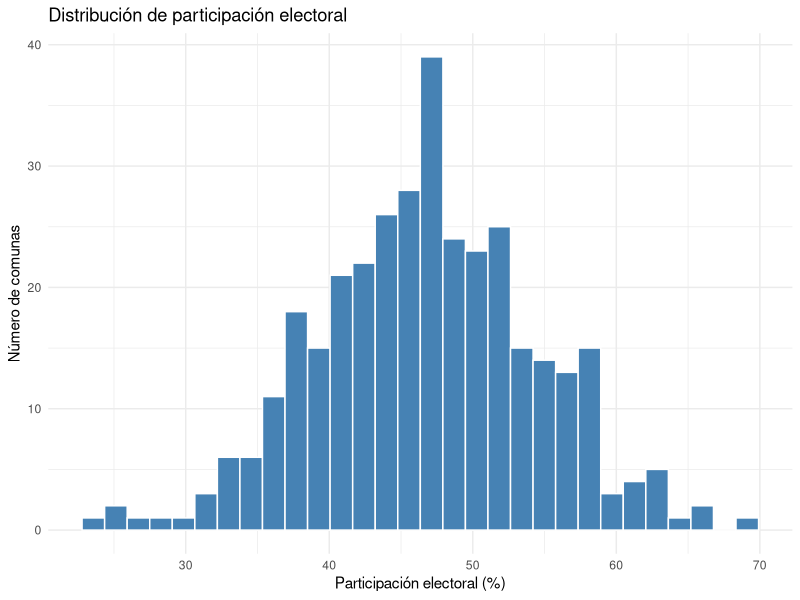
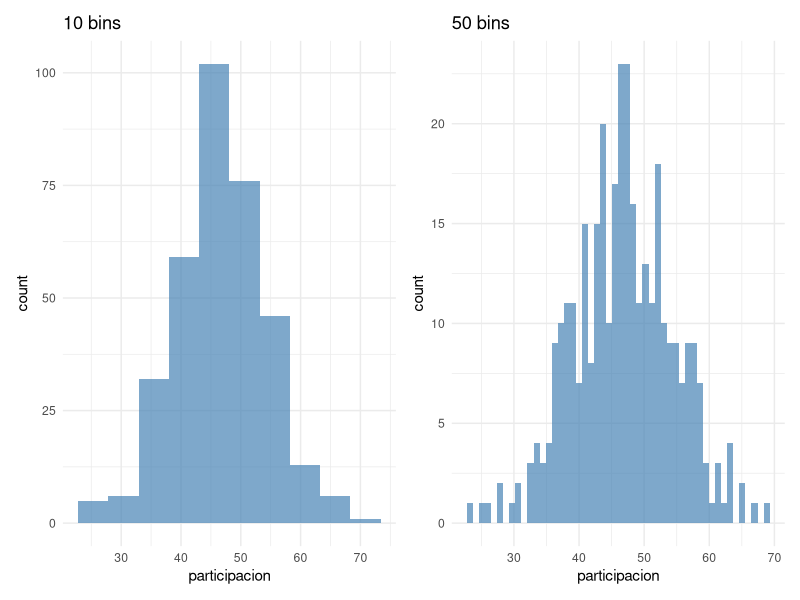
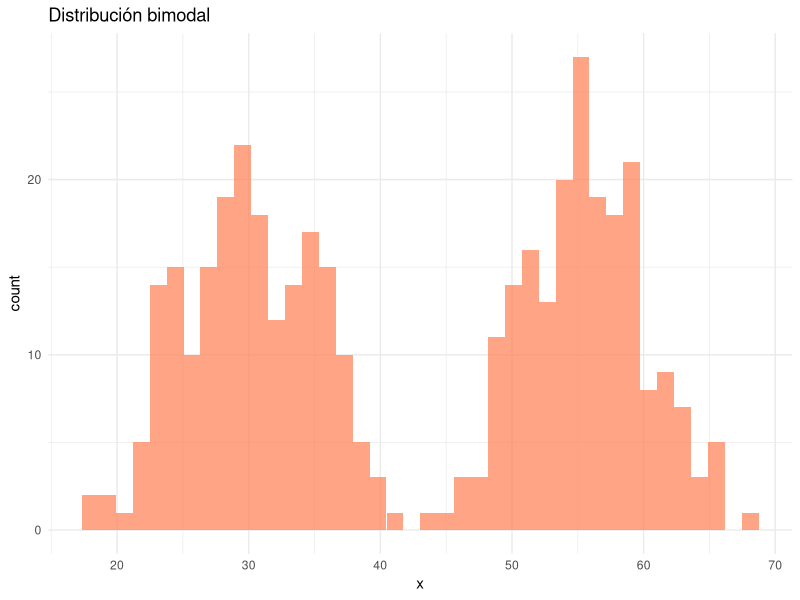
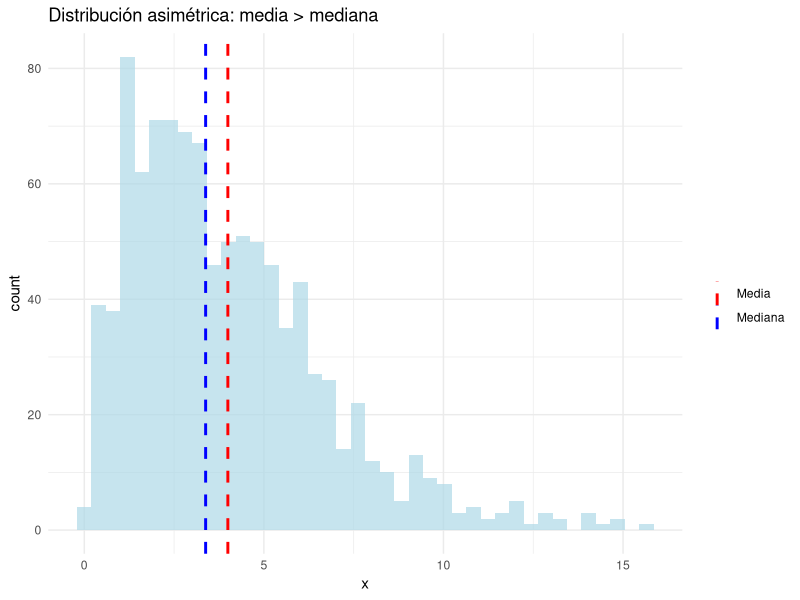
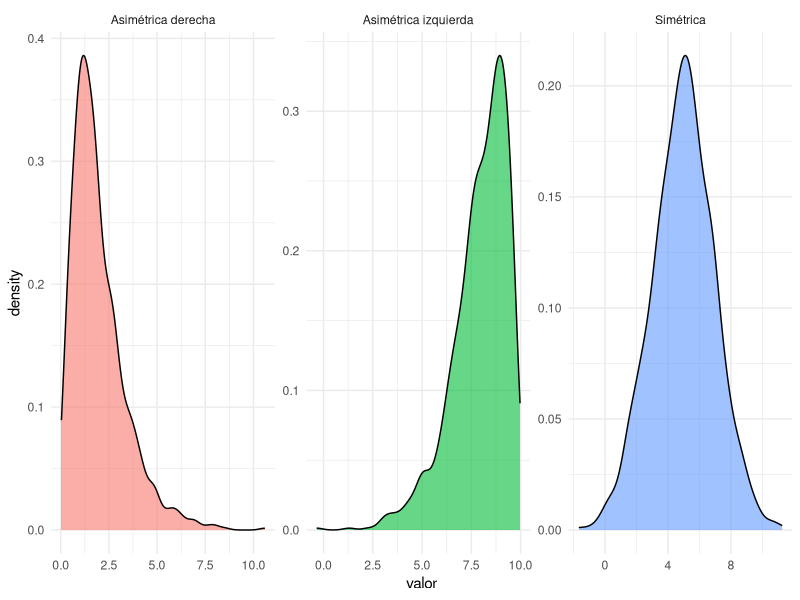
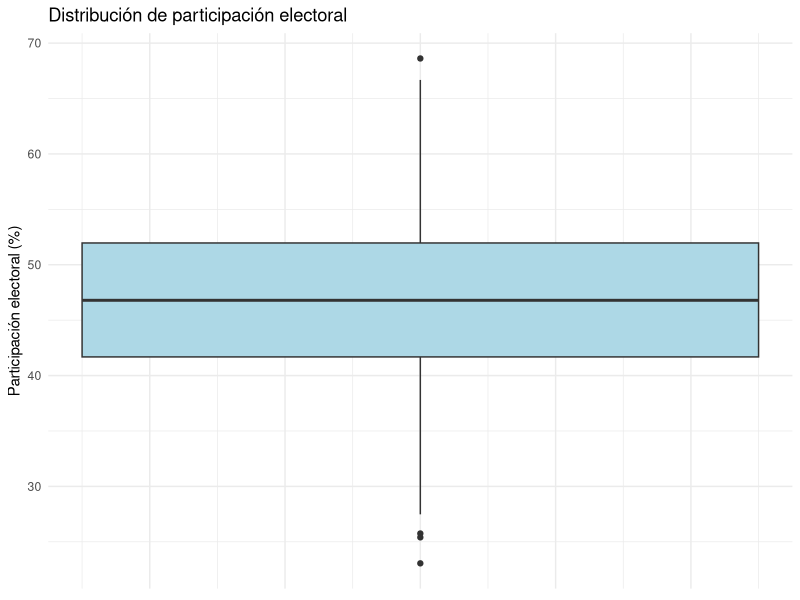
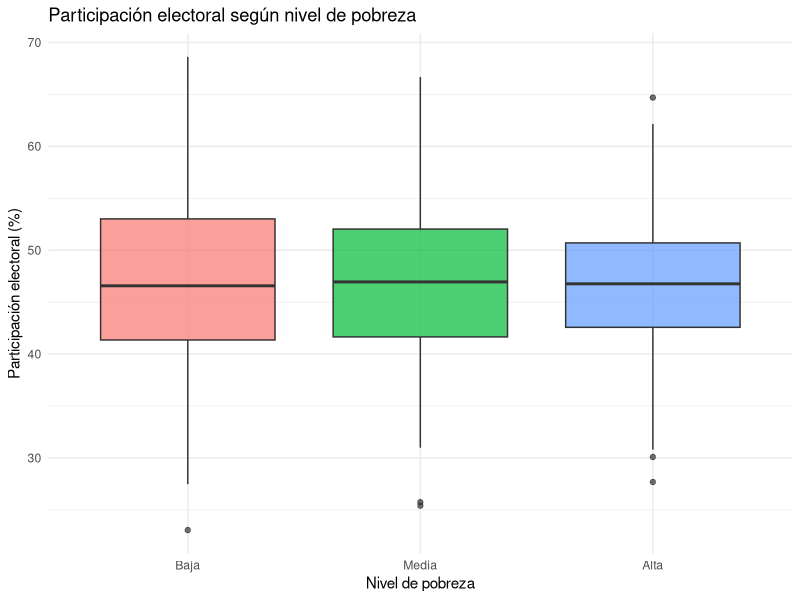
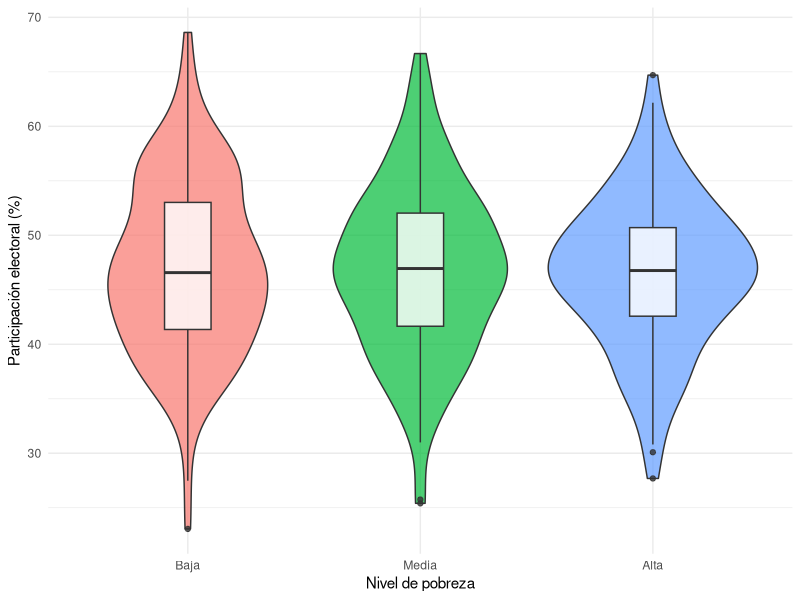

Source code (R) for these figures, in order:
## ---- chunk 1
library(tidyverse)
library(knitr)
library(kableExtra)

# Configuración de gráficos
theme_set(theme_minimal(base_size = 11))

# Datos de ejemplo: simulamos resultados electorales en comunas chilenas
set.seed(42)
comunas <- data.frame(
  comuna = paste("Comuna", 1:346),
  participacion = rnorm(346, mean = 47, sd = 8),
  pobreza = rbeta(346, 2, 5) * 40,
  educ_superior = rnorm(346, mean = 25, sd = 10)
)

# Limpiar valores negativos por simulación
comunas$participacion[comunas$participacion < 0] <- abs(comunas$participacion[comunas$participacion < 0])
comunas$educ_superior[comunas$educ_superior < 0] <- abs(comunas$educ_superior[comunas$educ_superior < 0])
## ---- chunk 2
# Simulamos orientación política en encuesta
set.seed(123)
encuesta <- data.frame(
  orientacion = sample(c("Izquierda", "Centro", "Derecha", "Ninguna"), 
                       800, replace = TRUE, 
                       prob = c(0.30, 0.25, 0.28, 0.17))
)

# Frecuencias absolutas
table(encuesta$orientacion)

# Frecuencias relativas (proporciones)
prop.table(table(encuesta$orientacion))

# Porcentajes
prop.table(table(encuesta$orientacion)) * 100
## ---- chunk 3
encuesta %>%
  count(orientacion) %>%
  mutate(porcentaje = n / sum(n) * 100)
## ---- chunk 4
ggplot(comunas, aes(x = participacion)) +
  geom_histogram(bins = 30, fill = "steelblue", color = "white") +
  labs(x = "Participación electoral (%)", 
       y = "Número de comunas",
       title = "Distribución de participación electoral") +
  theme_minimal()
## ---- chunk 5
p1 <- ggplot(comunas, aes(x = participacion)) +
  geom_histogram(bins = 10, fill = "steelblue", alpha = 0.7) +
  labs(title = "10 bins") + theme_minimal()

p2 <- ggplot(comunas, aes(x = participacion)) +
  geom_histogram(bins = 50, fill = "steelblue", alpha = 0.7) +
  labs(title = "50 bins") + theme_minimal()

library(patchwork)
p1 | p2
## ---- chunk 6
mean(comunas$participacion)
median(comunas$participacion)

# Ejemplo de sensibilidad a outliers
ingresos <- c(500, 550, 600, 650, 700, 750, 800, 5000)
mean(ingresos)  # La media se dispara por el valor extremo
## ---- chunk 7
# Moda en variable categórica
tabla <- table(encuesta$orientacion)
names(tabla)[which.max(tabla)]
## ---- chunk 8
# Simulamos distribución bimodal (dos grupos distintos)
set.seed(456)
bimodal <- c(rnorm(200, mean = 30, sd = 5),
             rnorm(200, mean = 55, sd = 5))

ggplot(data.frame(x = bimodal), aes(x = x)) +
  geom_histogram(bins = 40, fill = "coral", alpha = 0.7) +
  labs(title = "Distribución bimodal") +
  theme_minimal()
## ---- chunk 9
# Distribución asimétrica a la derecha
set.seed(789)
asimetrica <- rgamma(1000, shape = 2, rate = 0.5)

media <- mean(asimetrica)
mediana <- median(asimetrica)

ggplot(data.frame(x = asimetrica), aes(x = x)) +
  geom_histogram(bins = 40, fill = "lightblue", alpha = 0.7) +
  geom_vline(aes(xintercept = media, color = "Media"), 
             linewidth = 1, linetype = "dashed") +
  geom_vline(aes(xintercept = mediana, color = "Mediana"), 
             linewidth = 1, linetype = "dashed") +
  scale_color_manual(values = c("Media" = "red", "Mediana" = "blue")) +
  labs(title = "Distribución asimétrica: media > mediana",
       color = "") +
  theme_minimal()
## ---- chunk 10
range(comunas$participacion)
diff(range(comunas$participacion))
## ---- chunk 11
quantile(comunas$participacion, probs = c(0.25, 0.75))
IQR(comunas$participacion)
## ---- chunk 12
var(comunas$participacion)
## ---- chunk 13
sd(comunas$participacion)
## ---- chunk 14
cv <- (sd(comunas$participacion) / mean(comunas$participacion)) * 100
cv
## ---- chunk 15
# Comparar variabilidad de dos variables
cv_participacion <- sd(comunas$participacion) / mean(comunas$participacion)
cv_educacion <- sd(comunas$educ_superior) / mean(comunas$educ_superior)

data.frame(
  Variable = c("Participación", "Educación superior"),
  CV = c(cv_participacion, cv_educacion)
) %>% kable(digits = 3)
## ---- chunk 16
# Resumen de dispersión
data.frame(
  Medida = c("Rango", "IQR", "Varianza", "Desv. Estándar", "CV (%)"),
  Valor = c(
    diff(range(comunas$participacion)),
    IQR(comunas$participacion),
    var(comunas$participacion),
    sd(comunas$participacion),
    cv
  )
) %>% kable(digits = 2)
## ---- chunk 17
# Percentiles importantes
quantile(comunas$participacion, probs = c(0.05, 0.25, 0.50, 0.75, 0.95))
## ---- chunk 18
summary(comunas$participacion)
## ---- chunk 19
# Coeficiente de asimetría (requiere paquete moments o e1071)
library(e1071)
skewness(comunas$participacion)
## ---- chunk 20
set.seed(111)
# Asimétrica derecha
der <- rgamma(1000, shape = 2, rate = 1)
# Simétrica
sim <- rnorm(1000, mean = 5, sd = 2)
# Asimétrica izquierda
izq <- 10 - rgamma(1000, shape = 2, rate = 1)

datos_asimetria <- data.frame(
  valor = c(der, sim, izq),
  tipo = rep(c("Asimétrica derecha", "Simétrica", "Asimétrica izquierda"),
             each = 1000)
)

ggplot(datos_asimetria, aes(x = valor, fill = tipo)) +
  geom_density(alpha = 0.6) +
  facet_wrap(~tipo, scales = "free") +
  theme_minimal() +
  theme(legend.position = "none")
## ---- chunk 21
kurtosis(comunas$participacion)
## ---- chunk 22
ggplot(comunas, aes(y = participacion)) +
  geom_boxplot(fill = "lightblue", width = 0.5) +
  labs(y = "Participación electoral (%)",
       title = "Distribución de participación electoral") +
  theme_minimal() +
  theme(axis.text.x = element_blank())
## ---- chunk 23
# Crear categorías de pobreza
comunas <- comunas %>%
  mutate(pobreza_cat = cut(pobreza, 
                            breaks = quantile(pobreza, probs = c(0, 1/3, 2/3, 1)),
                            labels = c("Baja", "Media", "Alta"),
                            include.lowest = TRUE))

ggplot(comunas, aes(x = pobreza_cat, y = participacion, fill = pobreza_cat)) +
  geom_boxplot(alpha = 0.7) +
  labs(x = "Nivel de pobreza", 
       y = "Participación electoral (%)",
       title = "Participación electoral según nivel de pobreza") +
  theme_minimal() +
  theme(legend.position = "none")
## ---- chunk 24
ggplot(comunas, aes(x = pobreza_cat, y = participacion, fill = pobreza_cat)) +
  geom_violin(alpha = 0.7) +
  geom_boxplot(width = 0.2, fill = "white", alpha = 0.8) +
  labs(x = "Nivel de pobreza", 
       y = "Participación electoral (%)") +
  theme_minimal() +
  theme(legend.position = "none")
## ---- chunk 25
ggplot(comunas, aes(x = participacion)) +
  geom_density(fill = "steelblue", alpha = 0.5) +
  geom_vline(aes(xintercept = mean(participacion)), 
             color = "red", linetype = "dashed", linewidth = 1) +
  geom_vline(aes(xintercept = median(participacion)), 
             color = "blue", linetype = "dashed", linewidth = 1) +
  annotate("text", x = mean(comunas$participacion) + 2, 
           y = 0.045, label = "Media", color = "red") +
  annotate("text", x = median(comunas$participacion) - 2, 
           y = 0.045, label = "Mediana", color = "blue") +
  labs(x = "Participación electoral (%)", 
       y = "Densidad") +
  theme_minimal()
## ---- chunk 26
Q1 <- quantile(comunas$participacion, 0.25)
Q3 <- quantile(comunas$participacion, 0.75)
IQR_val <- IQR(comunas$participacion)

limite_inferior <- Q1 - 1.5 * IQR_val
limite_superior <- Q3 + 1.5 * IQR_val

# Identificar outliers
outliers <- comunas %>%
  filter(participacion < limite_inferior | participacion > limite_superior)

nrow(outliers)
## ---- chunk 27
# Ver outliers
outliers %>%
  select(comuna, participacion) %>%
  arrange(participacion) %>%
  head(10) %>%
  kable(digits = 1)
## ---- chunk 28
comunas <- comunas %>%
  mutate(z_participacion = (participacion - mean(participacion)) / sd(participacion))

# Outliers: |z| > 3 (criterio común)
outliers_z <- comunas %>%
  filter(abs(z_participacion) > 3)

nrow(outliers_z)
## ---- chunk 29
ggplot(comunas, aes(x = "", y = participacion)) +
  geom_boxplot(outlier.color = "red", outlier.size = 3) +
  geom_hline(yintercept = c(limite_inferior, limite_superior),
             linetype = "dashed", color = "red", alpha = 0.5) +
  labs(y = "Participación electoral (%)",
       title = "Outliers en participación electoral") +
  theme_minimal() +
  theme(axis.text.x = element_blank(),
        axis.title.x = element_blank())
## ---- chunk 30
# Simulamos datos
set.seed(222)
encuesta <- encuesta %>%
  mutate(voto = sample(c("Apruebo", "Rechazo"), 
                       nrow(encuesta), replace = TRUE,
                       prob = c(0.52, 0.48)))

# Tabla de contingencia
tabla <- table(encuesta$orientacion, encuesta$voto)
tabla
## ---- chunk 31
# Proporciones por fila
prop.table(tabla, margin = 1)

# Proporciones por columna
prop.table(tabla, margin = 2)
## ---- chunk 32
cov(comunas$participacion, comunas$educ_superior)
## ---- chunk 33
cor(comunas$participacion, comunas$educ_superior)
## ---- chunk 34
ggplot(comunas, aes(x = educ_superior, y = participacion)) +
  geom_point(alpha = 0.5) +
  geom_smooth(method = "lm", se = FALSE, color = "red") +
  labs(x = "Población con educación superior (%)",
       y = "Participación electoral (%)",
       title = paste0("Correlación: r = ", 
                     round(cor(comunas$educ_superior, comunas$participacion), 2))) +
  theme_minimal()
## ---- chunk 35
# Seleccionar variables numéricas
vars_numericas <- comunas %>%
  select(participacion, pobreza, educ_superior)

# Matriz de correlación
cor_matrix <- cor(vars_numericas)
cor_matrix %>% 
  kable(digits = 2)
## ---- chunk 36
library(corrplot)
corrplot(cor_matrix, method = "color", type = "upper", 
         addCoef.col = "black", number.cex = 0.8,
         tl.col = "black", tl.srt = 45)
## ---- chunk 37
comunas %>%
  group_by(pobreza_cat) %>%
  summarise(
    n = n(),
    participacion_media = mean(participacion),
    participacion_mediana = median(participacion),
    participacion_sd = sd(participacion),
    educ_media = mean(educ_superior)
  ) %>%
  kable(digits = 1)
## ---- chunk 38
resumen <- comunas %>%
  group_by(pobreza_cat) %>%
  summarise(
    Media = mean(participacion),
    Mediana = median(participacion)
  ) %>%
  pivot_longer(cols = c(Media, Mediana), 
               names_to = "Estadistico", 
               values_to = "Valor")

ggplot(resumen, aes(x = pobreza_cat, y = Valor, fill = Estadistico)) +
  geom_col(position = "dodge") +
  labs(x = "Nivel de pobreza",
       y = "Participación electoral (%)",
       fill = "Estadístico") +
  theme_minimal()
